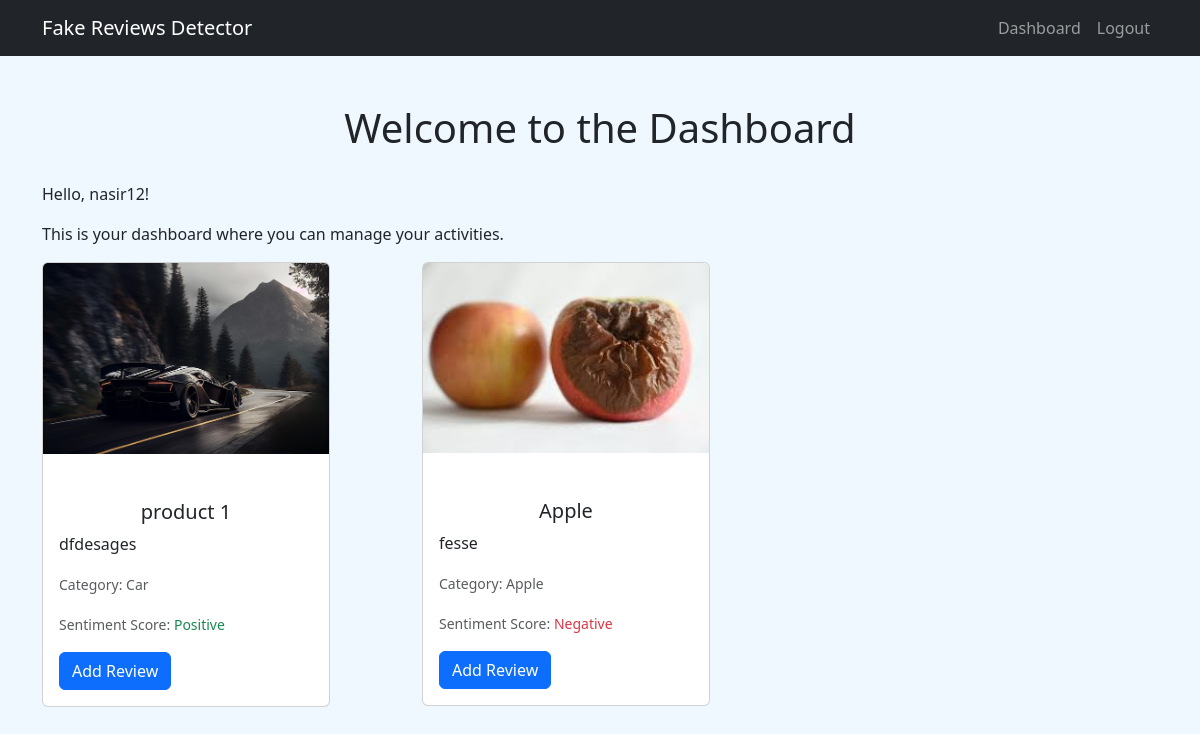
The app's page /dashboard/ (signed in) with its own data.
### reviews/models.py (models this page shows, shortened)
class Product(models.Model):
    product_id = models.AutoField(primary_key=True)  # Unique ID for each product
    image = models.ImageField(upload_to='product_images/', blank=True, null=True)  # Field to store product image
    product_name = models.CharField(max_length=255, null=False)  # Name of the product
    category = models.CharField(max_length=100, blank=True, null=True)  # Category of the product
    description = models.TextField(blank=True, null=True)  # Description of the product
    added_at = models.DateTimeField(auto_now_add=True)  # Timestamp when product was added

### reviews/views.py (the view)
# urls.py: path('dashboard/', views.dashboard, name='dashboard'),
@login_required
def dashboard(request):
    products = Product.objects.all()
    for product in products:
        reviews = Review.objects.filter(product=product)
        if reviews.exists():
            avg_sentiment = reviews.aggregate(Avg('sentiment_score'))['sentiment_score__avg']
            product.avg_sentiment_score = avg_sentiment
        else:
            product.avg_sentiment_score = 0  # No reviews yet, set to neutral
    sorted_products = sorted(products, key=lambda p: p.avg_sentiment_score, reverse=True)
    return render(request, 'dashboard.html', {'products': sorted_products})

### templates/dashboard.html (shortened to what this page needs)
{% extends 'base.html' %}
{% block content %}
<div class="mt-4">
    <h1>Welcome to the Dashboard</h1>
    <p>Hello, {{ user.username }}!</p>
    <p>This is your dashboard where you can manage your activities.</p>
    <div class="row">
        {% for product in products %}
            <div class="col-md-4 mb-4">
                <div class="card" style="width: 18rem;">
                    {% if product.image %}
                        <img src="{{ product.image.url }}" class="card-img-top" alt="{{ product.product_name }}">
                    {% else %}
                        <img src="https://via.placeholder.com/150" class="card-img-top" alt="No Image">
                    {% endif %}
                    <div class="card-body">
                        <h5 class="card-title">{{ product.product_name }}</h5>
                        <p class="card-text">{{ product.description|truncatewords:20 }}</p>
                        <p class="card-text"><small class="text-muted">Category: {{ product.category }}</small></p>
                        <p class="card-text">
                            <small class="text-muted">Sentiment Score:
                                {% if product.avg_sentiment_score > 0 %}
                                    <span class="text-success">Positive</span>
                                {% elif product.avg_sentiment_score < 0 %}
                                    <span class="text-danger">Negative</span>
                                {% else %}
                                    <span class="text-muted">Neutral</span>
                                {% endif %}
                            </small>
                        </p>
                        <a href="{% url 'add_review' product.product_id %}" class="btn btn-primary">Add Review</a>
                    </div>
                </div>
            </div>
        {% endfor %}
    </div>
</div>
{% endblock %}

### templates/base.html (shortened to what this page needs)
<!DOCTYPE html>
<html lang="en">
<head>
    <link href="https://cdn.jsdelivr.net/npm/bootstrap@5.3.0/dist/css/bootstrap.min.css" rel="stylesheet">
</head>
<body>
    <nav class="navbar navbar-expand-lg navbar-dark bg-dark">
        <div class="container">
            <a class="navbar-brand" href="{% url 'landing_page' %}">Fake Reviews Detector</a>
            <div class="collapse navbar-collapse justify-content-end" id="navbarNav">
                <ul class="navbar-nav">
                    {% if user.is_authenticated %}
                        <li class="nav-item"><a class="nav-link" href="{% url 'dashboard' %}">Dashboard</a></li>
                        <li class="nav-item"><a class="nav-link" href="{% url 'logout' %}">Logout</a></li>
                    {% else %}
                        <li class="nav-item"><a class="nav-link" href="{% url 'register' %}">Register</a></li>
                        <li class="nav-item"><a class="nav-link" href="{% url 'login' %}">Login</a></li>
                    {% endif %}
                </ul>
            </div>
        </div>
    </nav>
    <div class="container mt-5 mb-5">
        {% block content %}
        {% endblock %}
    </div>
</body>
</html>

### records on screen
Product: image (picture), product_name "product 1", description "dfdesages", category "Car", shows "Positive"
Product: image (picture), product_name "Apple", description "fesse", category "Apple", shows "Negative"

### other values on screen
{{ user.username }} "nasir12"
